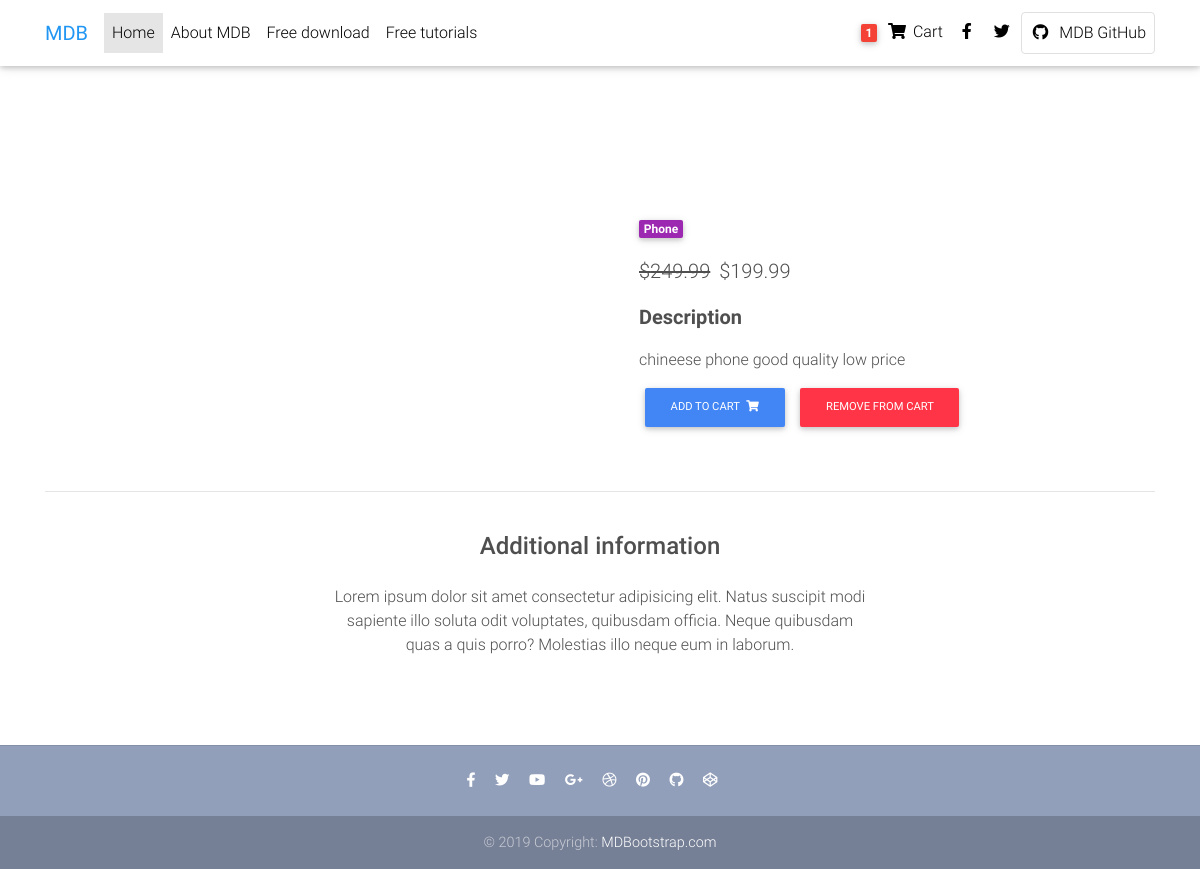
The app's page /webShop/item/3/ with its own data.
### webshop/models.py (models this page shows, shortened)
class Item(models.Model):
    name = models.CharField(max_length=50)
    description = models.TextField(max_length=100)
    photo = models.ImageField(upload_to='item_pics', default='default.jpg', null=True)
    price = models.FloatField()
    discount_price = models.FloatField(blank=True, null=True)
    category = models.CharField(choices=CATEGORY_CHOISES, max_length=2)
    label = models.CharField(choices=LABEL_CHOISES, max_length=1)
    created_at = models.DateTimeField(default=datetime.now)
    author = models.ForeignKey(settings.AUTH_USER_MODEL, on_delete=models.CASCADE, blank=True, default ='juan')
    slug = models.SlugField()
    def get_add_to_cart_url(self):
         return reverse('add_to_cart', kwargs={'pk': self.pk})
    def get_remove_from_cart_url(self):
         return reverse('remove_from_cart', kwargs={'pk': self.pk})

### webshop/views.py (the view)
# urls.py: path('item/<int:pk>/', ItemDetailView.as_view(), name='item-detail'),
class ItemDetailView(DetailView):
	model = Item
	template_name = 'webshop/product.html'

### webshop/templates/webshop/product.html (shortened to what this page needs)
{% extends "webshop/base2.html" %}
{% block content %}
  <main class="mt-5 pt-4">
    <div class="container dark-grey-text mt-5">
      <div class="row wow fadeIn">
        <div class="col-md-6 mb-4">
        </div>
        <div class="col-md-6 mb-4">
          <div class="p-4">
            <div class="mb-3">
              <a href="">
                <span class="badge purple mr-1">{{ object.get_category_display }}</span>
              </a>
            </div>
            <p class="lead">
              {% if object.discount_price %}
              <span class="mr-1">
                <del>${{ object.price }}</del>
              </span>
              <span>${{ object.discount_price }}</span>
              {% else %}
              <span>${{ object.price }}</span>
              {% endif %}
            </p>
            <p class="lead font-weight-bold">Description</p>
            <p>{{ object.description }}</p>
            <a href="{{ object.get_add_to_cart_url }}" class="btn btn-primary btn-md my-0 p">
              Add to cart
              <i class="fas fa-shopping-cart ml-1"></i>
            </a>
            <a href="{{ object.get_remove_from_cart_url }}" class="btn btn-danger btn-md my-0 p">
              Remove from cart
            </a>
          </div>
        </div>
      </div>
      <hr>
      <div class="row d-flex justify-content-center wow fadeIn">
        <div class="col-md-6 text-center">
          <h4 class="my-4 h4">Additional information</h4>
          <p>Lorem ipsum dolor sit amet consectetur adipisicing elit. Natus suscipit modi sapiente illo soluta odit
            voluptates,
            quibusdam officia. Neque quibusdam quas a quis porro? Molestias illo neque eum in laborum.</p>
        </div>
      </div>
      <div class="row wow fadeIn">
        <div class="col-lg-4 col-md-12 mb-4">
        </div>
        <div class="col-lg-4 col-md-6 mb-4">
        </div>
        <div class="col-lg-4 col-md-6 mb-4">
        </div>
      </div>
    </div>
  </main>
{% endblock content %}

### webshop/templates/webshop/base2.html (style rules this page uses)
html, body, header, .carousel { height: 60vh; }

### records on screen
Item: category "Phone", price "249.99", discount_price "199.99", description "chineese phone good quality low price"
